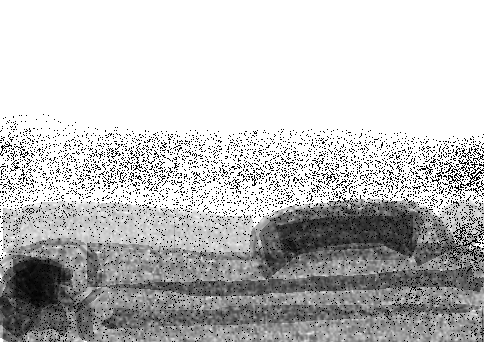
#> input picture Radar/radar_fixed.png, 484 x 342 px
$ python radar.py
#> lines starting #> are read from the running program, lines starting #| are printed output that depends on the picture
#> the answer given: radar_fixed.png
import numpy as np
import cv2
import matplotlib.pyplot as plt
from matplotlib.animation import FuncAnimation
import os

def load_ground_truth(image_path):
    """
    Load the ground truth image and convert it to a matrix of dielectric properties.
    """
#> called with image_path = 'Radar/radar_fixed.png'
    image = cv2.imread(image_path, cv2.IMREAD_GRAYSCALE)
#> image is the input picture: shape (342, 484); min 0, max 255, mean 193.5
    if image is None:
        raise FileNotFoundError(f"Could not find or open the file: {image_path}")

    # Normalize image to represent dielectric properties (1.0 - 10.0 range as an example)
    dielectric_map = 1.0 + (image / 255.0) * 9.0
    return dielectric_map

def simulate_gpr(dielectric_map, antenna_position):
    """
    Simulate the radar signal at a specific antenna position.
    """
#> called with antenna_position = 0
    x = antenna_position
    signal = np.zeros(dielectric_map.shape[0])
#> signal = 342 values from 0 to 0
    for depth in range(dielectric_map.shape[0]):
        # Simulate signal intensity based on dielectric contrast
        signal[depth] = dielectric_map[depth, x]
#> after the loop, signal = 342 values, max 10 at index 0, min 1 at index 131, mean 8.48

    # Normalize signal
    signal = signal / np.max(signal)
#> signal = 342 values, max 1 at index 0, min 0.1 at index 131, mean 0.848
    return signal

def update(frame, dielectric_map, antenna_position, ax1, ax2, line):
    """
    Update function for the real-time simulation.
    """
    ax1.clear()
    ax1.imshow(dielectric_map, cmap='gray', aspect='auto')
    ax1.set_title("Ground Truth Dielectric Map")
    ax1.axvline(x=antenna_position[0], color='r', linestyle='--', label="Radar Position")
    ax1.legend()

    # Simulate GPR signal
    signal = simulate_gpr(dielectric_map, antenna_position[0])

    ax2.clear()
    ax2.plot(signal, np.arange(len(signal)), label="Radar Signal")
    ax2.invert_yaxis()
    ax2.set_title("Simulated Radar Signal")
    ax2.set_xlabel("Signal Intensity")
    ax2.set_ylabel("Depth")
    ax2.legend()

    # Move antenna position
    antenna_position[0] = (antenna_position[0] + 1) % dielectric_map.shape[1]
    line.set_ydata(signal)

def main(image_path):
    # Load ground truth and initialize variables
    dielectric_map = load_ground_truth(image_path)
    antenna_position = [0]

    fig, (ax1, ax2) = plt.subplots(1, 2, figsize=(12, 6))

    # Initial plot
    ax1.imshow(dielectric_map, cmap='gray', aspect='auto')
    ax1.set_title("Ground Truth Dielectric Map")
    ax1.axvline(x=antenna_position[0], color='r', linestyle='--', label="Radar Position")
    ax1.legend()

    signal = simulate_gpr(dielectric_map, antenna_position[0])
    line, = ax2.plot(signal, np.arange(len(signal)))
    ax2.invert_yaxis()
    ax2.set_title("Simulated Radar Signal")
    ax2.set_xlabel("Signal Intensity")
    ax2.set_ylabel("Depth")

    # Animation for real-time simulation
    ani = FuncAnimation(
        fig,
        update,
        frames=range(dielectric_map.shape[1]),
        fargs=(dielectric_map, antenna_position, ax1, ax2, line),
        interval=100
    )

    plt.tight_layout()
    plt.show()
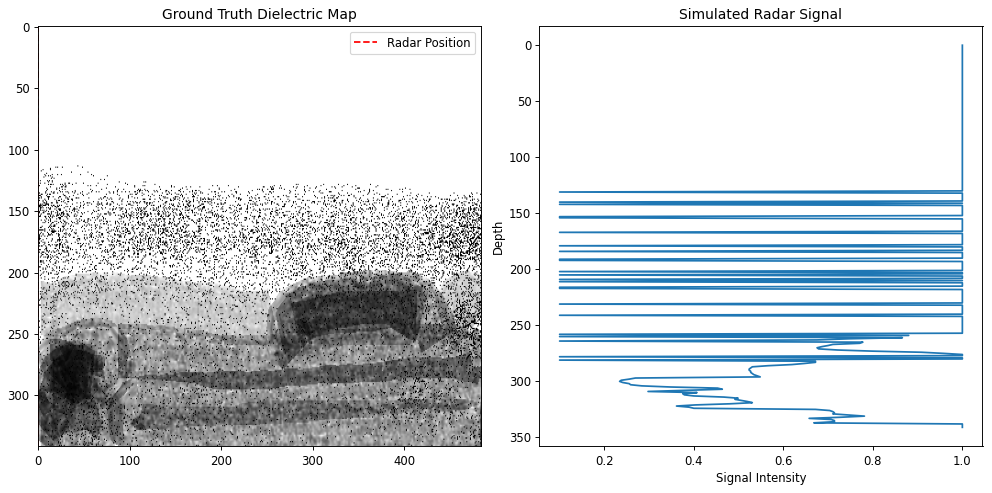
#> figure drawn by matplotlib, 2 panels

# if __name__ == "__main__":
#     image_path = input("Enter the path to the ground truth PNG file: ")
#     main(image_path)
image_path = input("/home/petar/GitHub/Radar/radar_fixed.png")
image_path = os.path.abspath(image_path)
main(image_path)
